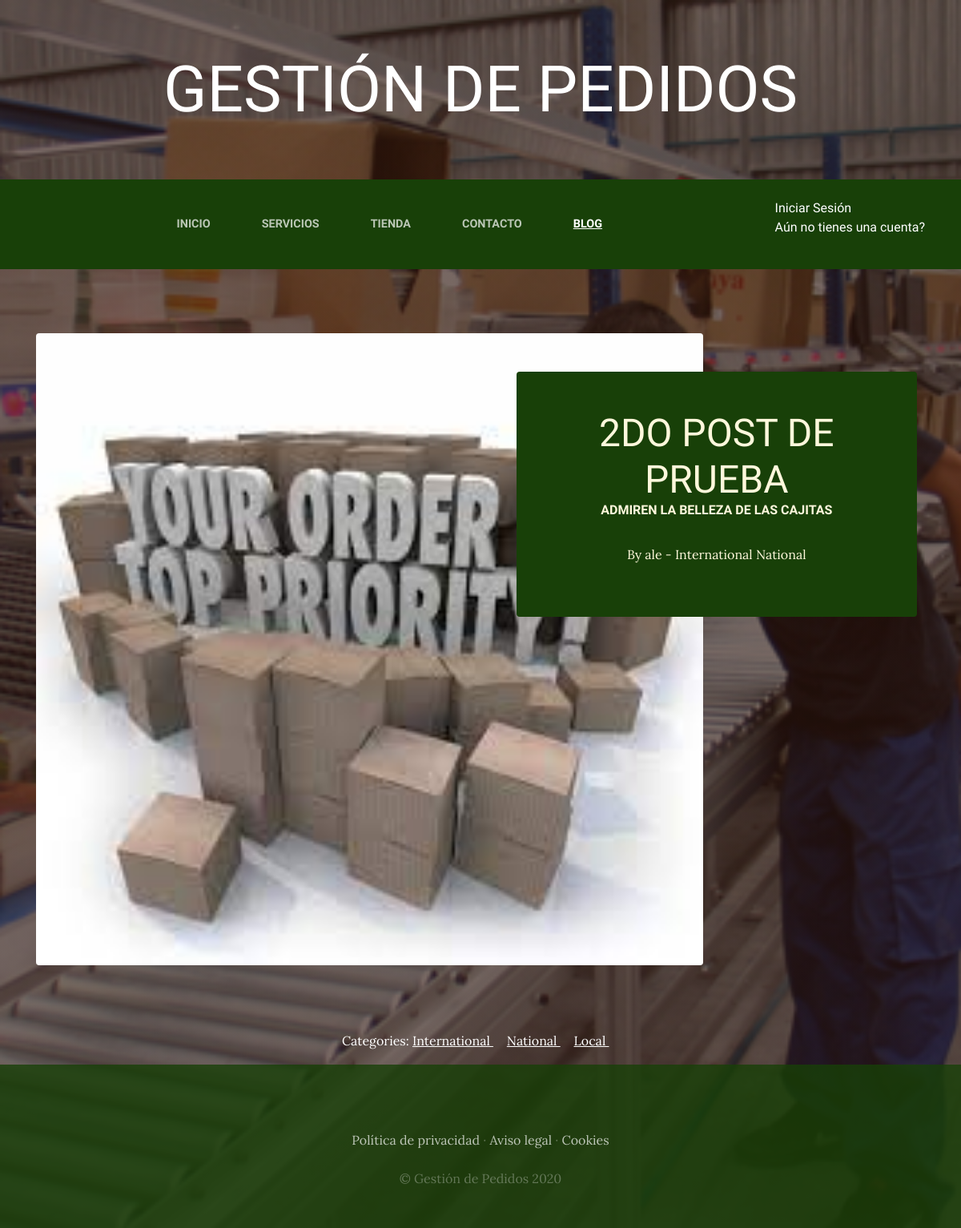
The app's page /app_blog/category/2 with its own data.
### app_blog/models.py (models this page shows, shortened)
class Blog(models.Model):
    title=models.CharField(max_length=50)
    content=models.CharField(max_length=50)
    image=models.ImageField(upload_to='blog', null=True, blank=True)
    author=models.ForeignKey(User, on_delete=models.CASCADE)
    categories=models.ManyToManyField(Category)
    created=models.DateTimeField(auto_now_add=True)
    updated=models.DateTimeField(auto_now=True)
    class Meta:
        verbose_name='Post'
        verbose_name_plural='Posts'

class Category(models.Model):
    name=models.CharField(max_length=50)
    created=models.DateTimeField(default=timezone.now)
    updated=models.DateTimeField(default=timezone.now)
    class Meta:
        verbose_name='Category'
        verbose_name_plural='Categories'

### app_blog/views.py (the view)
# urls.py: path('category/<int:category_id>', views.category, name='Category')
def category(request, category_id):
    categories=Category.objects.all()
    category= get_object_or_404(Category, pk=category_id)
    posts= Blog.objects.filter(categories=category)
    return render(request, "app_blog/category.html", {
        'posts':posts,
        'categories':categories
    })

### shopping_cart/context_processor.py (called while the page is built)
def cart_value(request):
    cart=Cart(request)
    check=0
    for key, value in request.session['cart'].items():
        check=check+(float(value['price']))
    return {'cart_value':check}

### app_blog/templates/app_blog/category.html
{% extends 'app_blog/blog.html' %}
{% load static %}

### app_blog/templates/app_blog/blog.html
{% extends 'app_store/base.html' %}
{% load static %}
{% block content %}
{% for post in posts %}
    <section class="page-section clearfix">
        <div class="container">
        <div class="intro">
            <img class="intro-img img-fluid mb-3 mb-lg-0 rounded" src={{post.image.url}} alt="Una imágen ilustrativa">
            <div class="intro-text left-0 text-center bg-faded p-5 rounded">
            <h2 class="section-heading mb-4" >
                <span class="section-heading-lower">{{post.title}}</span>
                <span class="section-heading-upper">{{post.content}}</span>
            </h2>
            <p>By {{post.author}} - {% for category in post.categories.all %} {{category.name}} {% endfor %} </p>
            </div>
        </div>
        </div>
    </section>
{% endfor %}
    <div style="width: 75%; margin: auto; text-align: center; color: white">
        <p> Categories:
        {% for category in categories %}
            <a href="{% url 'app_blog:Category' category.id %}" class="linksCategories"> {{category.name}} </a> &nbsp;&nbsp;&nbsp;
        {% endfor %}
        </p>
    </div>
{% endblock content %}

### app_store/static/app_store/css/gestion.css (style rules this page uses)
body { font-family: 'Lora'; background: linear-gradient(rgba(47, 23, 15, 0.65), rgba(47, 23, 15, 0.65)), url("../img/bg_main.jpg"); background-attachment: fixed; background-position: center; background-size: cover; }
h1, h2, h3, h4, h5, h6 { font-family: 'Raleway'; }
p { line-height: 1.75; }
.page-section { margin-top: 5rem; margin-bottom: 5rem; }
.section-heading { text-transform: uppercase; }
.section-heading .section-heading-upper { display: block; font-size: 1rem; font-weight: 800; padding-bottom:.5rem; }
.section-heading .section-heading-lower { display: block; font-size: 3rem; font-weight: 100; }
.bg-faded { background-color: rgba(255, 255, 255, 0.85); }
.intro { position: relative; }
@media (min-width: 992px) { .intro .intro-img { width: 75%; float: left; } }
@media (min-width: 992px) { .intro .intro-text { left: 600; width: 60%; margin-top: 3rem; background-color: rgba(24, 64, 8); color: cornsilk; position: absolute; } }
@media (min-width: 1200px) { .intro .intro-text { width: 45%; } }
.linksCategories { color: white; text-decoration: underline; }

### records on screen
Blog: image (picture), title "2DO POST DE PRUEBA", content "ADMIREN LA BELLEZA DE LAS CAJITAS", author "ale"
Category: name "International"
Category: name "National"
Category: name "Local"
